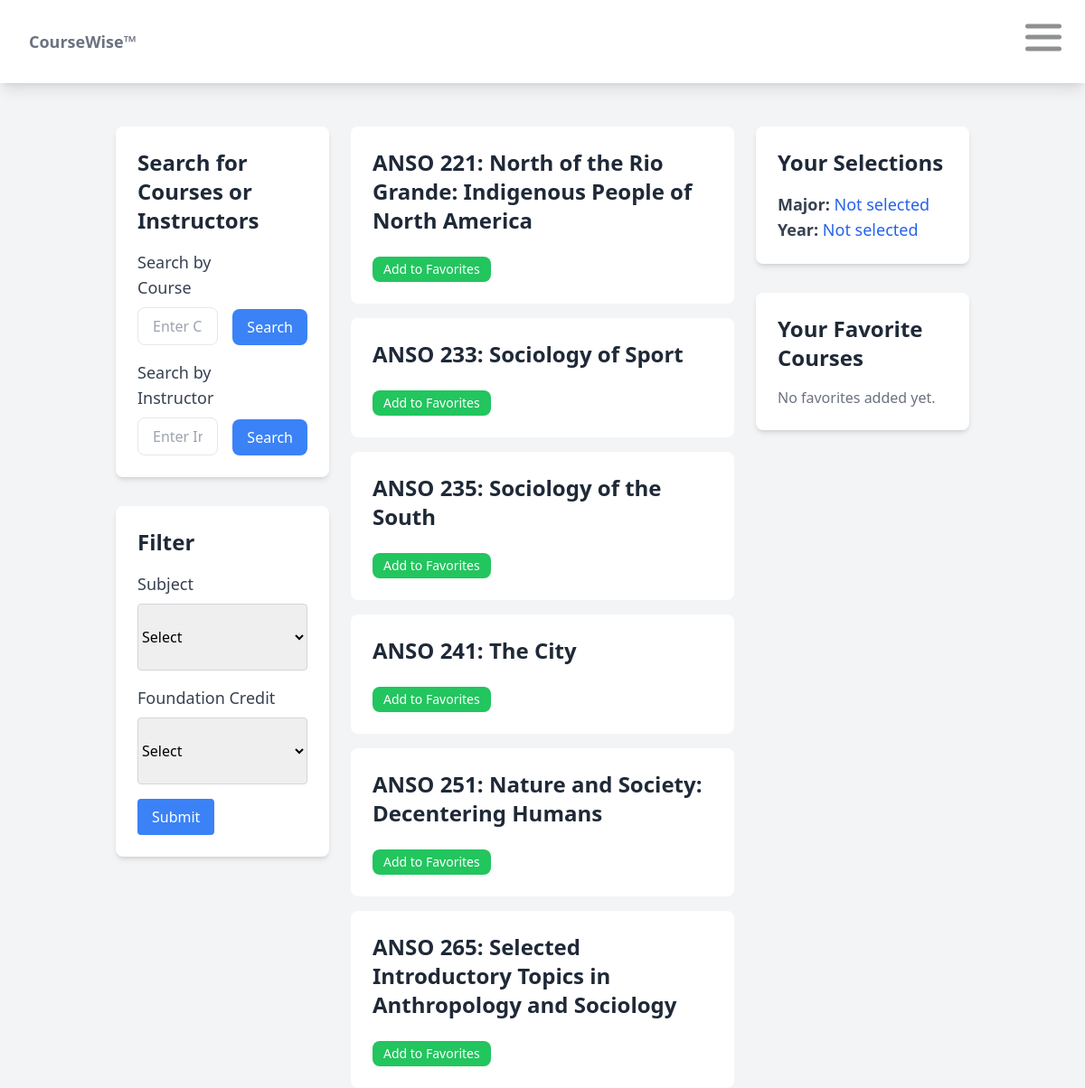
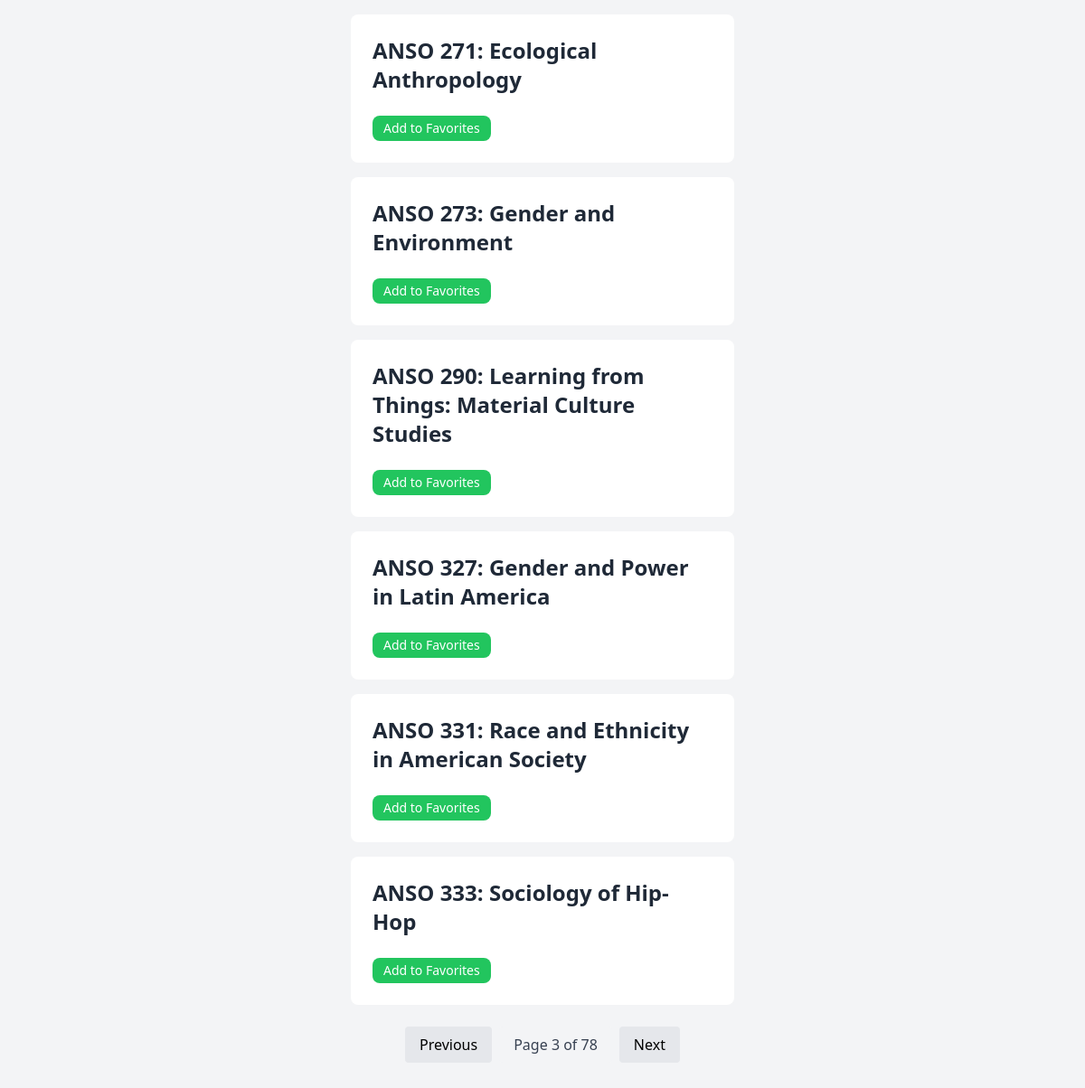
The app's page /courses/?page=3 with its own data (2 pictures, top to bottom).
### courses/models.py (models this page shows)
class CourseInfo(models.Model):
    semester = models.CharField(max_length=255)
    year = models.CharField(max_length=255)
    subject = models.CharField(max_length=255)
    course_number = models.IntegerField()
    course_title = models.CharField(max_length=255)
    catalog_title = models.CharField(max_length=255)
    f_credits = models.CharField(max_length=255)
    prereqs = models.CharField(max_length=255)
    meeting_pattern = models.CharField(max_length=255)
    meeting_time = models.CharField(max_length=255)
    instructor = models.CharField(max_length=255)
    max_enrollment = models.IntegerField()
    students_enrolled = models.IntegerField()
    primary_requests = models.IntegerField()
    major_requests = models.IntegerField()
    senior_requests = models.IntegerField()
    seniors_enrolled = models.IntegerField()
    junior_requests = models.IntegerField()
    juniors_enrolled = models.IntegerField()
    sophomore_requests = models.IntegerField()
    sophomores_enrolled = models.IntegerField()
    first_year_requests = models.IntegerField()
    first_years_enrolled = models.IntegerField()

### courses/views.py (the view, shortened to what this page needs)
# urls.py: 2. Add a URL to urlpatterns:  path('', views.home, name='home')
def home(request):
    course_subject = request.POST.get('course_subject', 'Not selected')
    f_credit = request.POST.get('f_credit', 'Not selected')
    major = request.session.get('major', 'Not selected')
    year = request.session.get('year', 'Not selected')
    if course_subject == 'Not selected' and f_credit == 'Not selected':
        courses = CourseInfo.objects.values('subject', 'course_number', 'catalog_title').distinct().order_by('subject',
                                                                                       'course_number')
    elif course_subject != 'Not selected' and f_credit == 'Not selected':
        courses = CourseInfo.objects.filter(f_credits__icontains=f_credit).values('subject', 'course_number', 'catalog_title').distinct().order_by('subject', 'course_number')
    else:
        courses = CourseInfo.objects.filter(subject__icontains=course_subject, f_credits__icontains=f_credit).values('subject', 'course_number',
                                                                                  'catalog_title').distinct().order_by(
            'subject', 'course_number')
    favorites = request.session.get('favorites', [])
    favorites.sort()
    favorite_courses = []
    for fav in favorites:
        subject, course_number = fav.split('-')
        course = CourseInfo.objects.filter(subject=subject, course_number=course_number).first()
        if course:
            favorite_courses.append(course)
    course_search = request.GET.get('courseSearch', '').strip()
    instructor_search = request.GET.get('instructorSearch', '').strip()
    paginator = Paginator(courses, 12)  # Show 12 courses per page
    page_number = request.GET.get('page')
    page_obj = paginator.get_page(page_number)
    return render(request, 'home.html', {
        'major': major,
        'year': year,
        'course_search': course_search,
        'instructor_search': instructor_search,
        'courses': page_obj,
        'favorite_courses': favorite_courses
    })

### templates/home.html (shortened to what this page needs)
{% extends "base.html" %}
{% block content %}
    <div class="flex container mx-auto px-6 py-8">
        <div class="container justify-start basis-1/4">
            <div class="bg-white shadow-md rounded-lg p-6 mb-8">
                <h2 class="text-2xl font-semibold text-gray-800 mb-4">Search for Courses or Instructors</h2>
                <form method="get" action="{% url 'home' %}" class="flex space-x-4 mb-4">
                    <div class="flex flex-col w-full">
                        <label for="courseSearch" class="text-lg font-medium text-gray-700 mb-2">Search by Course</label>
                        <input type="text" id="courseSearch" name="courseSearch" value="{{ course_search }}" class="px-4 py-2 border rounded-lg w-full" placeholder="Enter Course" />
                    </div>
                    <div class="flex items-end">
                        <button type="submit" class="bg-blue-500 text-white py-2 px-4 rounded-lg hover:bg-blue-700 transition-all duration-300">
                            Search
                        </button>
                    </div>
                </form>
                <form method="get" action="{% url 'instructor_history' %}" class="flex space-x-4">
                    <div class="flex flex-col w-full">
                        <label for="instructorSearch" class="text-lg font-medium text-gray-700 mb-2">Search by Instructor</label>
                        <input type="text" id="instructorSearch" name="instructorSearch" value="{{ instructor_search }}" class="px-4 py-2 border rounded-lg w-full" placeholder="Enter Instructor" />
                    </div>
                    <div class="flex items-end">
                        <button type="submit" class="bg-blue-500 text-white py-2 px-4 rounded-lg hover:bg-blue-700 transition-all duration-300">
                            Search
                        </button>
                    </div>
                </form>
            </div>
            <div class="bg-white shadow-md rounded-lg p-6 mb-8">
                <h2 class="text-2xl font-semibold text-gray-800 mb-4">Filter</h2>
                <form method="POST" action="{% url 'home' %}">
                    <div class="mb-4">
                        <label for="course_subject" class="block text-lg font-medium text-gray-700">Subject</label>
                        <select id="course_subject" name="course_subject" class="mt-2 py-6 border border-gray-300 rounded w-full">
                            <option value="">Select</option>
                        </select>
                    </div>
                    <div class="mb-4">
                        <label for="f_credit" class="block text-lg font-medium text-gray-700">Foundation Credit</label>
                        <select id="f_credit" name="f_credit" class="mt-2 py-6 border border-gray-300 rounded w-full">
                            <option value="">Select</option>
                        </select>
                    </div>
                    <button type="submit" class="bg-blue-500 text-white py-2 px-4 rounded hover:bg-blue-700">Submit</button>
                </form>
            </div>
        </div>
        <div class="container justify-center px-6 basis-2/4">
            {% for course in courses %}
                {% if course.catalog_title != '' %}
                    <div class="course-container">
                        <div onclick="location.href='{% url 'course_page' course.subject course.course_number %}';" style="cursor: pointer;">
                            <h1 class="text-2xl font-semibold text-gray-800 mb-6">
                                {{ course.subject }} {{ course.course_number }}: {{ course.catalog_title }}
                            </h1>
                        </div>
                         <button onclick="addToFavorites('{{ course.subject }}', '{{ course.course_number }}')"
                                    class="bg-green-500 text-white py-1 px-3 rounded-lg hover:bg-green-600 transition-all duration-300 text-sm z-3">
                                    Add to Favorites
                         </button>
                    </div>
                {% endif %}
            {% empty %}
                <p class="text-gray-500 text-center">No courses available.</p>
            {% endfor %}
                <div class="mt-6 flex justify-center space-x-2">
                    {% if courses.has_previous %}
                        <a href="?page={{ courses.previous_page_number }}{% if course_search %}&courseSearch={{ course_search }}{% endif %}" class="px-4 py-2 bg-gray-200 rounded hover:bg-gray-300">Previous</a>
                    {% endif %}
                    <span class="px-4 py-2 bg-gray-100 rounded text-gray-700">Page {{ courses.number }} of {{ courses.paginator.num_pages }}</span>
                    {% if courses.has_next %}
                        <a href="?page={{ courses.next_page_number }}{% if course_search %}&courseSearch={{ course_search }}{% endif %}" class="px-4 py-2 bg-gray-200 rounded hover:bg-gray-300">Next</a>
                    {% endif %}
                </div>
        </div>
        <div class="container justify-end basis-1/4">
            <div class="bg-white shadow-md rounded-lg p-6 mb-8">
                <h2 class="text-2xl font-semibold text-gray-800 mb-4">Your Selections</h2>
                <p class="text-lg font-medium text-gray-700">
                    <strong>Major:</strong> <span class="text-blue-600">{{ major }}</span>
                </p>
                <p class="text-lg font-medium text-gray-700">
                    <strong>Year:</strong> <span class="text-blue-600">{{ year }}</span>
                </p>
            </div>
            <div class="bg-white shadow-md rounded-lg p-6 mb-8">
                <h2 class="text-2xl font-semibold text-gray-800 mb-4">Your Favorite Courses</h2>
                {% if favorite_courses %}
                    <ul class="space-y-3">
                        {% for course in favorite_courses %}
                            <li class="flex items-center justify-between">
                                <a href="{% url 'course_page' course.subject course.course_number %}" class="text-blue-600 hover:text-blue-800 transition-all duration-300">
                                    {{ course.subject }} {{ course.course_number }}
                                </a>
                                <button onclick="removeFromFavorites('{{ course.subject }}', '{{ course.course_number }}')"
                                        class="bg-red-500 text-white py-1 px-3 rounded-lg hover:bg-red-600 transition-all duration-300 text-sm">
                                    Remove
                                </button>
                            </li>
                        {% endfor %}
                    </ul>
                {% else %}
                    <p class="text-gray-500">No favorites added yet.</p>
                {% endif %}
            </div>
        </div>
    </div>
{% endblock %}

### templates/base.html (style rules this page uses)
.course-container { background-color: white; border-radius: 0.5rem; padding: 1.5rem; margin-bottom: 1rem; }

### records on screen
CourseInfo: subject "ANSO", course_number "221", catalog_title "North of the Rio Grande: Indigenous People of North America"
CourseInfo: subject "ANSO", course_number "233", catalog_title "Sociology of Sport"
CourseInfo: subject "ANSO", course_number "251", catalog_title "Nature and Society: Decentering Humans"
CourseInfo: subject "ANSO", course_number "271", catalog_title "Ecological Anthropology"
CourseInfo: subject "ANSO", course_number "273", catalog_title "Gender and Environment"
CourseInfo: subject "ANSO", course_number "290", catalog_title "Learning from Things: Material Culture Studies"
CourseInfo: subject "ANSO", course_number "327", catalog_title "Gender and Power in Latin America"
CourseInfo: subject "ANSO", course_number "331", catalog_title "Race and Ethnicity in American Society"
CourseInfo: subject "ANSO", course_number "333", catalog_title "Sociology of Hip-Hop"

### other values on screen
{{ course.subject }} "ANSO" "ANSO" "ANSO"
{{ course.course_number }} "235" "241" "265"
{{ course.catalog_title }} "Sociology of the South" "The City" "Selected Introductory Topics in Anthropology and Sociology"
{{ courses.number }} "3"
{{ courses.paginator.num_pages }} "78"
{{ major }} "Not selected"
{{ year }} "Not selected"
